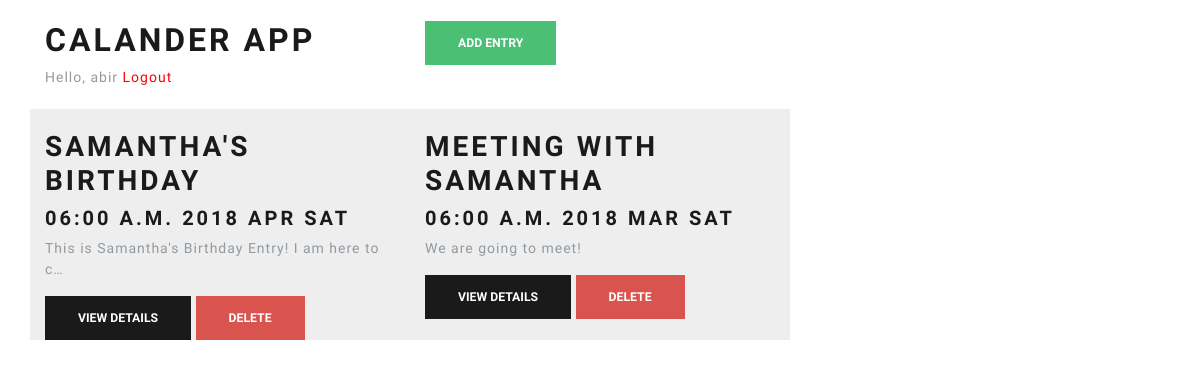
Before: /calander (signed in) with the older database file.
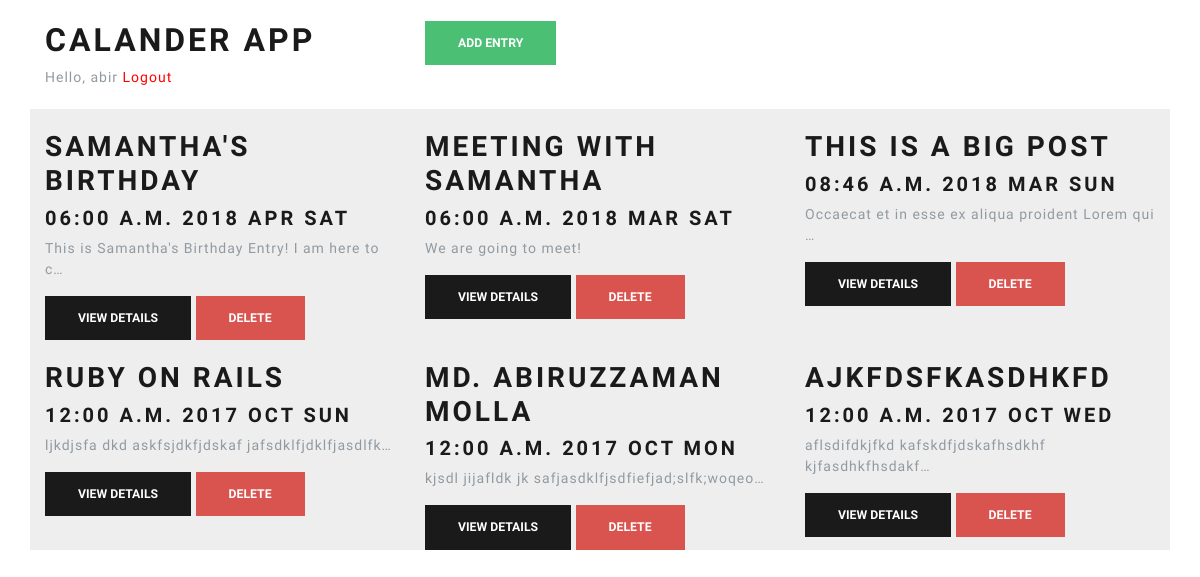
After: the same page with the newer database file.
### myapp/models.py (models this page shows, shortened)
class Enrty(models.Model):
    name = models.CharField(max_length=100)
    author = models.ForeignKey(User, on_delete=models.CASCADE)
    date = models.DateTimeField()
    description = models.TextField()
    created = models.DateTimeField(auto_now_add=True)

### myapp/views.py (the view)
# urls.py: path('calander', views.calander, name='calander'),
@login_required
def calander(request):
    entries = Enrty.objects.filter(author=request.user)
    return render(request, 'myapp/calander.html', {'entries': entries})

### myapp/templates/myapp/calander.html
{% extends 'myapp/base.html' %} {% block content %}
<div class="container">
  <br>
  <div class="row">
    <div class="col-lg-4">
      <h1>Calander App</h1>
      {% if request.user.is_authenticated %}
      <span>Hello, {{ request.user.username }}</span>
      <a href="/logout" style="color:red;">Logout</a>
      {% endif %}
    </div>
    <div class="col-lg-8">
      <button onclick="window.location='{% url 'add' %}'" class="btn btn-success">Add Entry</button>
    </div>
  </div>
  <br>
  <div class="row">
    {% for entry in entries %} {% include 'myapp/_calander_entry.html' %} {% endfor%}
  </div>
</div>
{% endblock %}

### myapp/templates/myapp/_calander_entry.html
<div class="calander_entry col-lg-4">
  <br>
  <h2>
    {{ entry.name }}
  </h2>
  <h4>{{ entry.date|date:"h:i a Y M D" }}</h4>
  <p>
    {{ entry.description|truncatechars:50 }}
  </p>
  <button onclick="window.location='{% url 'details' pk=entry.id %}'" class="btn btn-primary">View Details</button>
  <button data-id="{{ entry.id }}" onclick="deleteCalanderEntry(this)" class="btn btn-danger">Delete</button>
</div>

Changed rows visible on the page:
added Enrty: name "THIS IS A BIG POST", date "08:46 A.M. 2018 MAR SUN", description "Occaecat et in esse ex aliqua proident Lorem qui …"
added Enrty: name "RUBY ON RAILS", date "12:00 A.M. 2017 OCT SUN", description "ljkdjsfa dkd askfsjdkfjdskaf jafsdklfjdklfjasdlfk…"
added Enrty: name "MD. ABIRUZZAMAN MOLLA", date "12:00 A.M. 2017 OCT MON", description "kjsdl jijafldk jk safjasdklfjsdfiefjad;slfk;woqeo…"
added Enrty: name "AJKFDSFKASDHKFD", date "12:00 A.M. 2017 OCT WED", description "aflsdifdkjfkd kafskdfjdskafhsdkhf kjfasdhkfhsdakf…"
